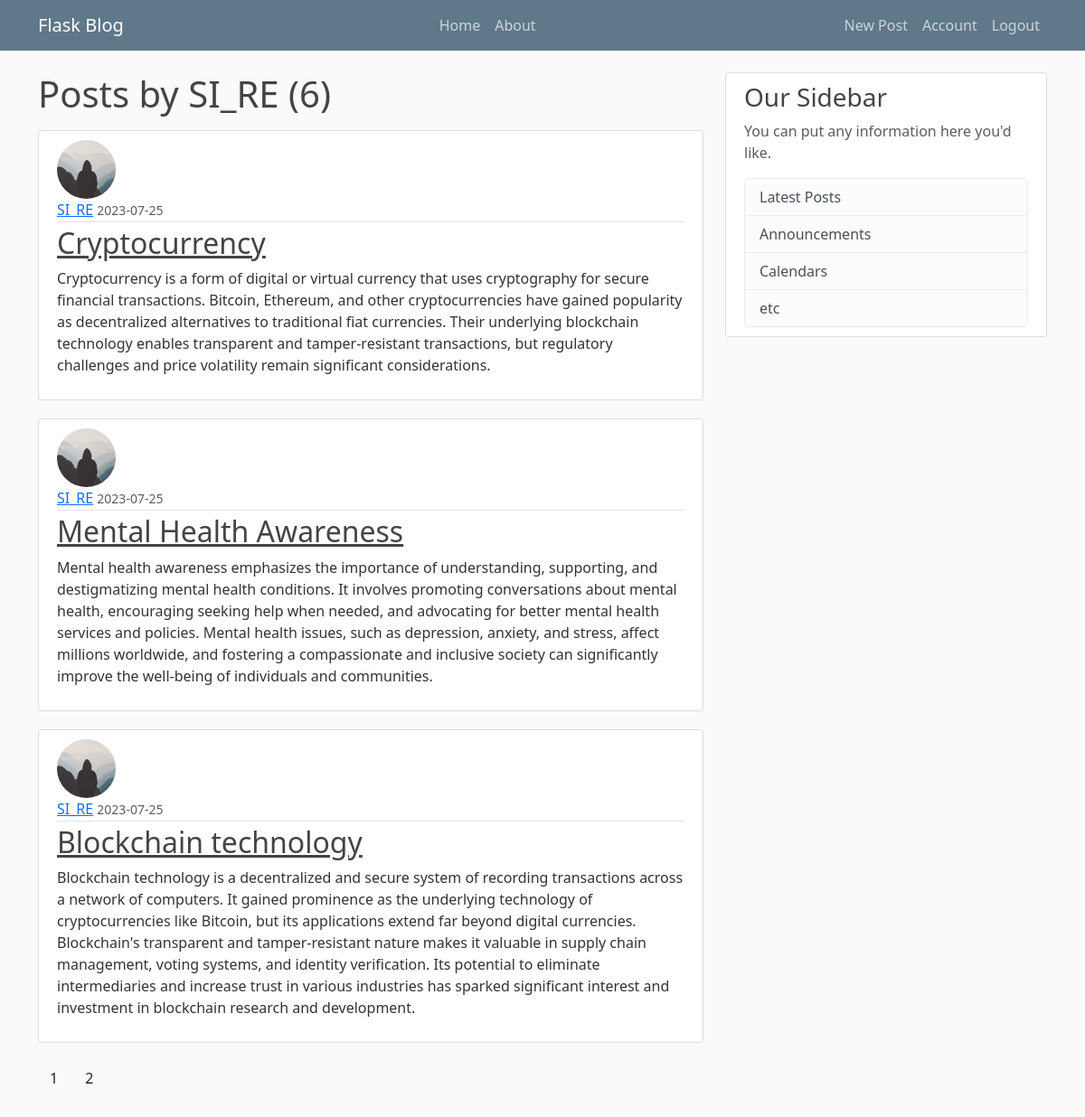
Screenshot of /user/SI_RE (signed in) with the database file from the repository.
### FlaskBlog/models.py (models this page shows, shortened)
class User(db.Model, UserMixin):
    id = db.Column(db.Integer, primary_key=True)
    username = db.Column(db.String(20), unique=True, nullable=False)
    email = db.Column(db.String(120), unique=True, nullable=False)
    image_file = db.Column(db.String(20), nullable=False, default='default.jpg')
    password = db.Column(db.String(60), nullable=False)
    posts = db.relationship('Post', backref='author', lazy=True)

class Post(db.Model):
    id = db.Column(db.Integer, primary_key=True)
    title = db.Column(db.String(100), nullable=False)
    date_posted = db.Column(db.DateTime, nullable=False, default=datetime.utcnow)
    content = db.Column(db.Text, nullable=False)
    user_id = db.Column(db.Integer, db.ForeignKey('user.id'), nullable=False)

### FlaskBlog/routes.py (the view)
@app.route("/user/<string:username>")
def user_post(username):
    page = request.args.get('page', 1, type=int)
    user = User.query.filter_by(username=username).first_or_404()
    post = Post.query.filter_by(author=user)\
        .order_by(Post.date_posted.desc())\
        .paginate(page=page, per_page=3)
    return render_template('user_posts.html', posts=post, user=user)

### FlaskBlog/models.py (called while the page is built)
@login_manager.user_loader
def load_user(user_id):
    return User.query.get(int(user_id))

### FlaskBlog/templates/user_posts.html
{% extends "layout.html" %}
{% block content %}
    <h1 class="mb-3">Posts by {{ user.username }} ({{ posts.total }}) </h1>
    {% for post in posts.items %}
        <article class="media content-section">
          <img class="rounded-circle article-img" src="{{ url_for('static', filename='profile_pic/' + post.author.image_file) }}">
          <div class="media-body">
            <div class="article-metadata">
              <a class="mr-2" href="{{ url_for('user_post', username=post.author.username) }}">{{ post.author.username }}</a>
              <small class="text-muted">{{ post.date_posted.strftime('%Y-%m-%d') }}</small>
            </div>
            <h2><a class="article-title" href="{{ url_for('post', post_id=post.id) }}">{{ post.title }}</a></h2>
            <p class="article-content">{{ post.content }}</p>
          </div>
        </article>
    {% endfor %}
    {% for page_num in posts.iter_pages(left_edge=1, right_edge=1, left_current=1, right_current=2) %}
        {% if page_num %}
            {% if posts.Page == page_num %}
                <a class="btn btn-info mb-4" href="{{ url_for('user_posts',username=user.username, page=page_num) }}">{{ page_num }}</a>
            {% else%}
                <a class="btn btn-outline info mb-4" href="{{ url_for('user_post',username=user.username, page=page_num) }}">{{ page_num }}</a>
            {% endif %}
        {% else%}
            ...
        {% endif %}
    {% endfor %}
{% endblock content %}

### FlaskBlog/static/main.css (style rules this page uses)
body { background: #fafafa; color: #333333; margin-top: 5rem; }
h1, h2, h3, h4, h5, h6 { color: #444444; }
.content-section { background: #ffffff; padding: 10px 20px; border: 1px solid #dddddd; border-radius: 3px; margin-bottom: 20px; }
.article-title { color: #444444; }
.article-content { white-space: pre-line; }
.article-img { height: 65px; width: 65px; margin-right: 16px; }
.article-metadata { padding-bottom: 1px; margin-bottom: 4px; border-bottom: 1px solid #e3e3e3 }

### rows the page displays
User: username "SI_RE"
Post: image_file (placeholder picture), author.username "SI_RE", date_posted "2023-07-25", title "Cryptocurrency", content "Cryptocurrency is a form of digital or virtual currency that uses cryptography for secure financial transactions. Bitcoin, Ethereum, and other cryptocurrencies have gained popularity as decentralized alternatives to traditional fiat currencies. Their underlying blockchain technology enables transparent and tamper-resistant transactions, but regulatory challenges and price volatility remain significant considerations."
Post: image_file (placeholder picture), author.username "SI_RE", date_posted "2023-07-25", title "Mental Health Awareness", content "Mental health awareness emphasizes the importance of understanding, supporting, and destigmatizing mental health conditions. It involves promoting conversations about mental health, encouraging seeking help when needed, and advocating for better mental health services and policies. Mental health issues, such as depression, anxiety, and stress, affect millions worldwide, and fostering a compassionate and inclusive society can significantly improve the well-being of individuals and communities."
Post: image_file (placeholder picture), author.username "SI_RE", date_posted "2023-07-25", title "Blockchain technology", content "Blockchain technology is a decentralized and secure system of recording transactions across a network of computers. It gained prominence as the underlying technology of cryptocurrencies like Bitcoin, but its applications extend far beyond digital currencies. Blockchain's transparent and tamper-resistant nature makes it valuable in supply chain management, voting systems, and identity verification. Its potential to eliminate intermediaries and increase trust in various industries has sparked significant interest and investment in blockchain research and development."

### other values shown
{{ posts.total }} "6"
{{ page_num }} "1" "2"
